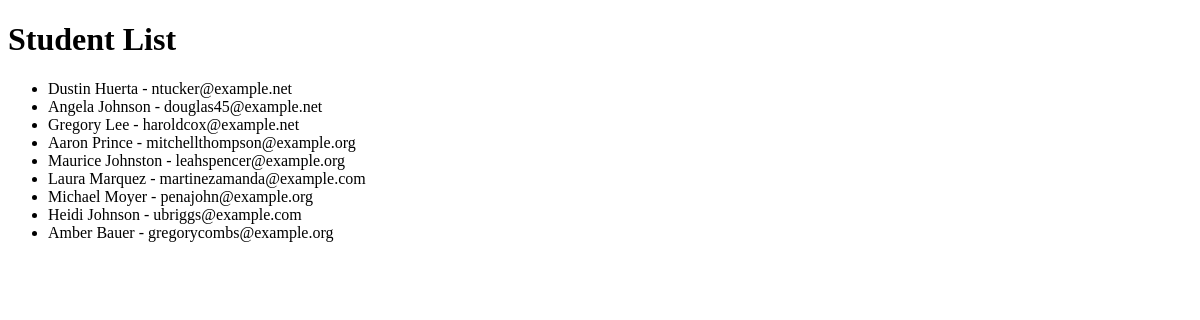
/students/, run on an earlier commit of the app's database.
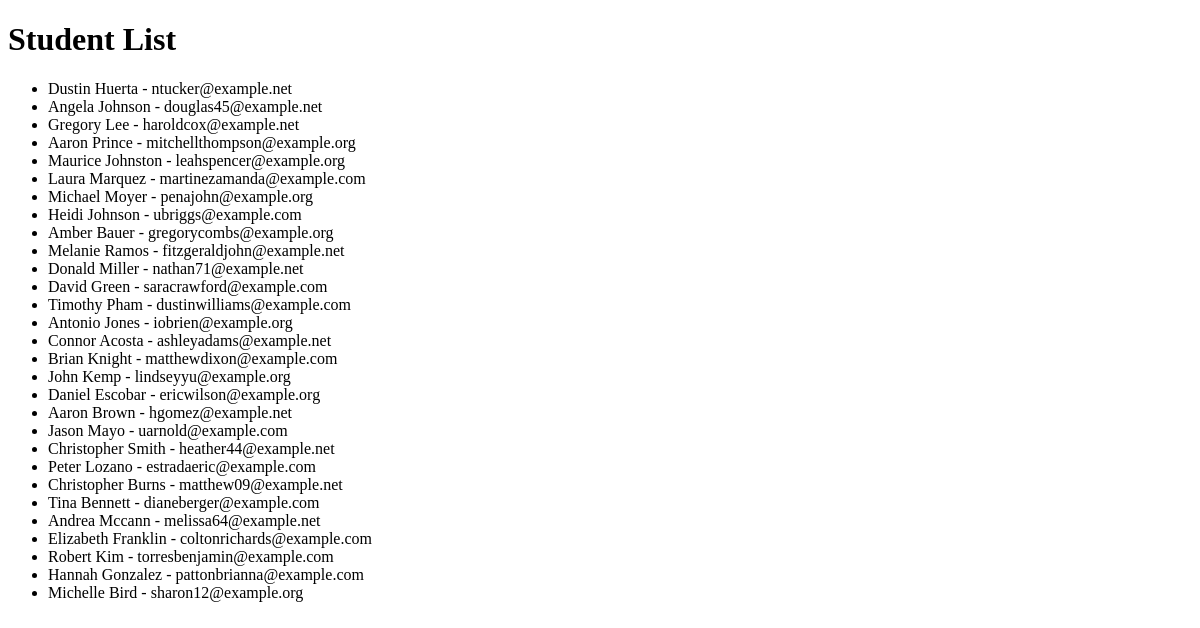
And on a later commit of the database.
### myapp/models.py (models this page shows)
class Student(models.Model):
    first_name = models.CharField(max_length=50)
    last_name = models.CharField(max_length=50)
    email = models.EmailField(unique=True)

### myapp/views.py (the view)
# urls.py: path('', StudentListView.as_view(), name='student_list'),
class StudentListView(ListView):
    model = Student

### myapp/templates/myapp/student_list.html (shortened to what this page needs)
<!DOCTYPE html>
<html lang="en">
<head>
</head>
<body>
    <h1>Student List</h1>
    <ul>
        {% for student in object_list %}
            <li>{{ student.first_name }} {{ student.last_name }} - {{ student.email }}</li>
        {% endfor %}
    </ul>
</body>
</html>

What changed in the data, as far as the page shows it:
added Student: first_name "Melanie", last_name "Ramos", email "fitzgeraldjohn@example.net"
added Student: first_name "Donald", last_name "Miller", email "nathan71@example.net"
added Student: first_name "David", last_name "Green", email "saracrawford@example.com"
added Student: first_name "Timothy", last_name "Pham", email "dustinwilliams@example.com"
added Student: first_name "Antonio", last_name "Jones", email "iobrien@example.org"
added Student: first_name "Connor", last_name "Acosta", email "ashleyadams@example.net"
added Student: first_name "Brian", last_name "Knight", email "matthewdixon@example.com"
added Student: first_name "John", last_name "Kemp", email "lindseyyu@example.org"
added Student: first_name "Daniel", last_name "Escobar", email "ericwilson@example.org"
added Student: first_name "Aaron", last_name "Brown", email "hgomez@example.net"
added Student: first_name "Jason", last_name "Mayo", email "uarnold@example.com"
added Student: first_name "Christopher", last_name "Smith", email "heather44@example.net"
added Student: first_name "Peter", last_name "Lozano", email "estradaeric@example.com"
added Student: first_name "Christopher", last_name "Burns", email "matthew09@example.net"
added Student: first_name "Tina", last_name "Bennett", email "dianeberger@example.com"
added Student: first_name "Andrea", last_name "Mccann", email "melissa64@example.net"
added Student: first_name "Elizabeth", last_name "Franklin", email "coltonrichards@example.com"
added Student: first_name "Robert", last_name "Kim", email "torresbenjamin@example.com"
added Student: first_name "Hannah", last_name "Gonzalez", email "pattonbrianna@example.com"
added Student: first_name "Michelle", last_name "Bird", email "sharon12@example.org"
